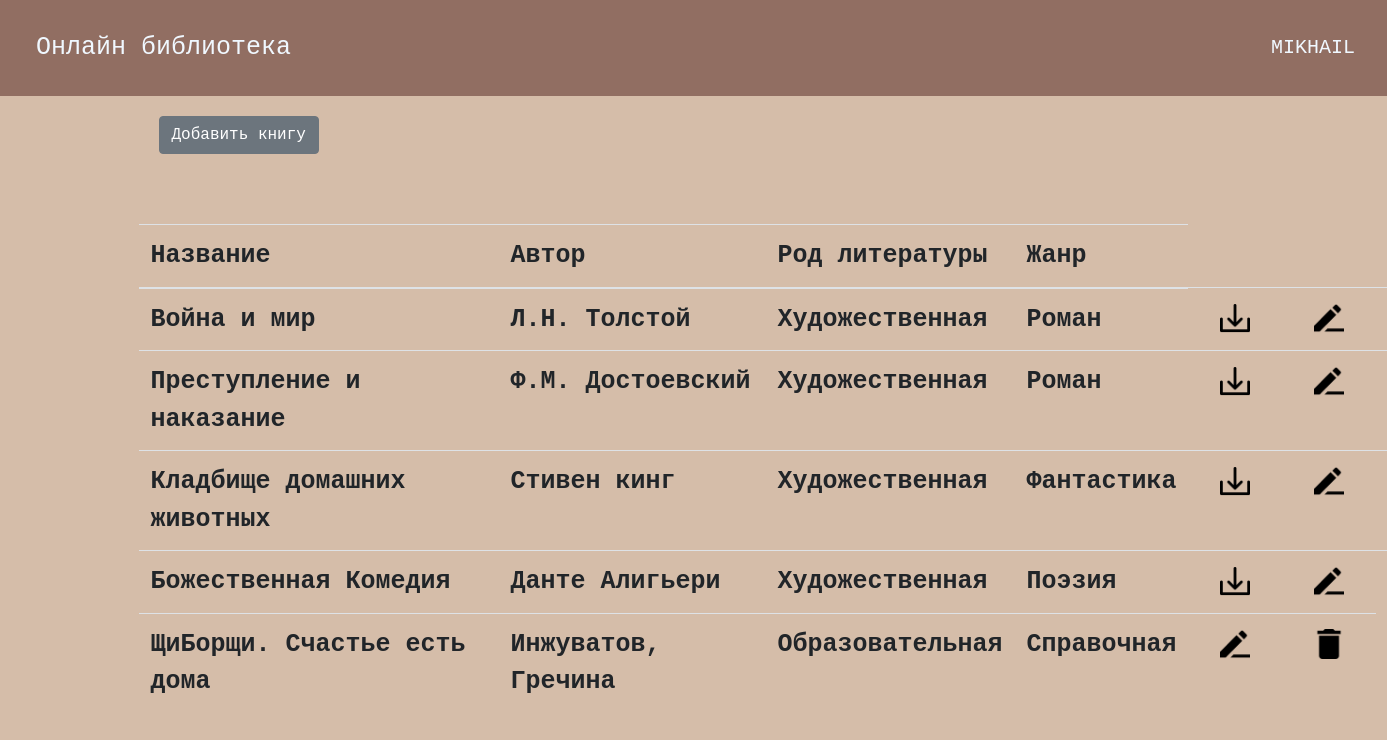
The page / (signed in) on the database its author committed.
### data/users.py (models this page shows, shortened)
class User(SqlAlchemyBase, UserMixin):
    __tablename__ = 'users'
    id = sqlalchemy.Column(sqlalchemy.Integer, primary_key=True, autoincrement=True)
    name = sqlalchemy.Column(sqlalchemy.String)
    surname = sqlalchemy.Column(sqlalchemy.String)
    email = sqlalchemy.Column(sqlalchemy.String, index=True, unique=True)
    hashed_password = sqlalchemy.Column(sqlalchemy.String)
    rights = sqlalchemy.Column(sqlalchemy.String)

### data/books.py (models this page shows, shortened)
class Book(SqlAlchemyBase, SerializerMixin):
    __tablename__ = 'books'
    id = sqlalchemy.Column(sqlalchemy.Integer, primary_key=True, autoincrement=True)
    title = sqlalchemy.Column(sqlalchemy.String)
    author = sqlalchemy.Column(sqlalchemy.String)
    type_of_fiction_id = sqlalchemy.Column(sqlalchemy.Integer, sqlalchemy.ForeignKey("literature_types.id"))
    genre_id = sqlalchemy.Column(sqlalchemy.Integer, sqlalchemy.ForeignKey("genres.id"))
    publish_year = sqlalchemy.Column(sqlalchemy.Integer, nullable=True)
    path_to_file = sqlalchemy.Column(sqlalchemy.String, nullable=True)
    genre = orm.relationship("Genres")
    type_of_fiction = orm.relationship("LiteratureTypes")

### data/literature_types.py (models this page shows)
class LiteratureTypes(SqlAlchemyBase, SerializerMixin):
    __tablename__ = 'literature_types'
    id = sqlalchemy.Column(sqlalchemy.Integer, primary_key=True, autoincrement=True)
    name = sqlalchemy.Column(sqlalchemy.String)
    def __repr__(self):
        return self.name

### data/genres.py (models this page shows)
class Genres(SqlAlchemyBase, SerializerMixin):
    __tablename__ = 'genres'
    id = sqlalchemy.Column(sqlalchemy.Integer, primary_key=True, autoincrement=True)
    name = sqlalchemy.Column(sqlalchemy.String)
    def __repr__(self):
        return self.name

### server.py (the view)
@app.route("/")
def index():
    sess = db_session.create_session()
    books = sess.query(Book).all()
    return flask.render_template("index.html", books=books, title="Онлайн библиотека")

### data/db_session.py (called while the page is built)
def create_session() -> Session:
    global __factory
    return __factory()

### server.py (called while the page is built)
@login_manager.user_loader
def load_user(user_id):
    db_sess = db_session.create_session()
    return db_sess.query(User).get(user_id)

### templates/index.html
{% extends "base.html" %}
{% block content %}
    {% if current_user.is_authenticated and current_user.rights == "administrator" %}
    <a href="/add_book" class="btn btn-secondary">Добавить книгу</a>
    {% endif %}
    <div class="books">
        <table class="table">
          <thead>
            <tr>
              <th>Название</th>
              <th>Автор</th>
              <th>Род литературы</th>
              <th>Жанр</th>
            </tr>
          </thead>
          <tbody>
            {% for book in books %}
              <tr>
                <th>{{book.title}} </th>
                <th>{{ book.author }}</th>
                {% if not book.type_of_fiction %}
                <th>Не указан</th>
                {% else %}
                 <th>{{ book.type_of_fiction }}</th>
                {% endif %}
                {% if not book.genre %}
                <th>Не указан</th>
                {% else %}
                <th>{{ book.genre }}</th>
                {% endif %}
                 {% if not book.path_to_file %}
                  <th  style="display: none;"><a href="/download/{{ book.id }}"><img src="static/img/download.png"></a></th>
                 {% else %}
                   <th><a href="/download/{{ book.id }}"><img src="static/img/download.png"></a></th>
                 {% endif %}
                 {% if current_user.is_authenticated and current_user.rights == "administrator" %}
                 <th><a href="/edit_book/{{ book.id }}"><img src="static/img/edit4.png"></a></th>
                 <th><a href="/delete_book/{{ book.id }}"><img src="static/img/delete3.png"></a></th>
                  {% endif %}
                </tr>
            {% endfor %}
          </tbody>
        </table>
    </div>
{% endblock %}

### templates/base.html (shortened to what this page needs)
<!DOCTYPE html>
<html lang="en">
<head>
    <link rel="stylesheet" href="https://stackpath.bootstrapcdn.com/bootstrap/4.4.1/css/bootstrap.min.css"
>
    <link rel="stylesheet" type="text/css" href="/static/css/style.css"/>
</head>
<body>
    <header class="navbar">
        <a style="text-decoration: none; color:aliceblue;" href="/">Онлайн библиотека</a>
        {% if current_user.is_authenticated %}
            <a class="navbar-brand" style="color: aliceblue;" href="/logout">{{ current_user.name }}</a>
        {% else %}
            <p>
                <a class="btn btn-secondary" href="/register">Регистрация</a>
                <a class="btn btn-secondary" href="/login">Вход</a>
            </p>
        {% endif %}
    </header>
<main role="main" class="container">
    {% block content %}{% endblock %}
</main>
</body>
</html>

### static/css/style.css (style rules this page uses)
header { background-color:#916e62; padding: 10px; color: aliceblue; }
body { background-color: #d5bda9; color: aliceblue; font-family:'Courier New', Courier, monospace; font-size: 25px; }
a { margin: 20px; font-family:'Courier New', Courier, monospace; font-size: 25px; }
img { width: 30px; height: 30px; }
.books { margin-top: 50px; width: 120%; margin-left:auto ; }

### rows shown on the page
User: name "MIKHAIL"
Book: title "Война и мир", author "Л.Н. Толстой", type_of_fiction "Художественная", genre "Роман"
Book: title "Преступление и наказание", author "Ф.М. Достоевский", type_of_fiction "Художественная", genre "Роман"
Book: title "Кладбище домашних животных", author "Стивен кинг", type_of_fiction "Художественная", genre "Фантастика"
Book: title "Божественная Комедия", author "Данте Алигьери", type_of_fiction "Художественная", genre "Поэзия"
Book: title "ЩиБорщи. Счастье есть дома", author "Инжуватов, Гречина", type_of_fiction "Образовательная", genre "Справочная"
